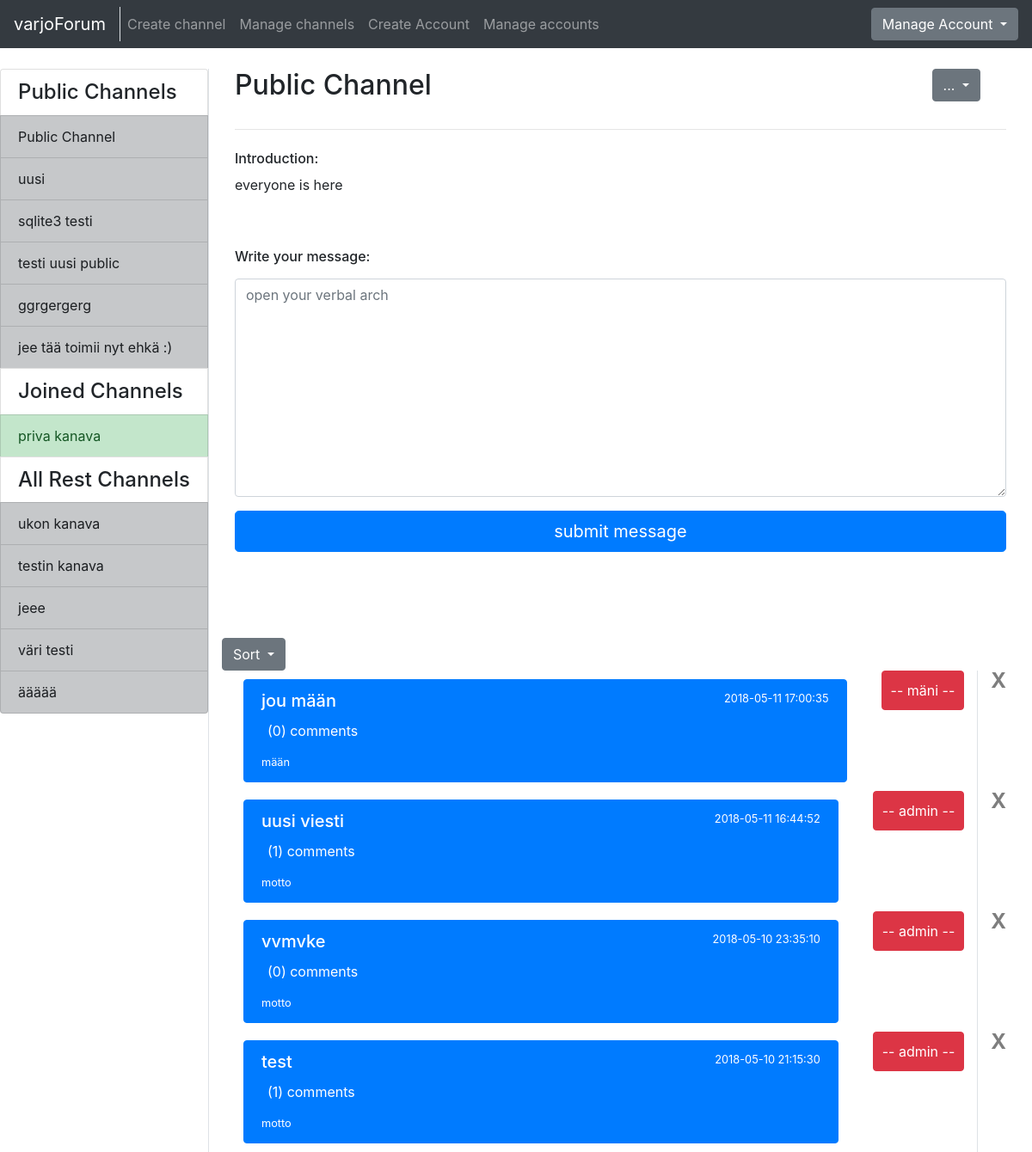
Screenshot of /channels/1/first/ (signed in) with the database file from the repository.
### application/channels/models.py (models this page shows, shortened)
class Channel(Base):
    name = db.Column(db.String(144), nullable=False)
    introduction = db.Column(db.Text, nullable=False)
    master_id = db.Column(db.Integer, nullable=False)
    public = db.Column(db.Boolean, nullable=False)
    messages = db.relationship("Message", backref='Channel', lazy=True)
    accounts = db.relationship('Account', secondary=accounts, lazy='subquery',
        backref=db.backref('channels', lazy=True))
    @staticmethod
    def get_my_channels(account_id):
        stmt = text("SELECT Channel.id, Channel.name, Channel.master_id"
                    " FROM Channel, Account, Accounts"
                    " WHERE Channel.id = Accounts.channel_id"
                    " AND Channel.public = False"
                    " AND Account.id = Accounts.account_id"
                    " AND Account.id = :account_id"
                    " ORDER BY Channel.name").params(account_id=account_id)
        res = db.engine.execute(stmt)
        response = []
        for row in res:
            response.append({"channel_id":row[0], "channel_name":row[1], "master_id":row[2]})
        return response
    @staticmethod
    def get_channels_where_not_in(account_id):
        stmt = text("SELECT channel.id, channel.name, channel.public"
                    " FROM Channel"
                    " WHERE Channel.id NOT IN ("
                        " SELECT Channel.id"
                            " FROM Channel, Account, Accounts"
                            " WHERE Channel.id = Accounts.channel_id"
                            " AND Account.id = Accounts.account_id"
                            " AND Account.id = :account_id"
                            " )").params(account_id=account_id)
        res = db.engine.execute(stmt)
        response = []
        for row in res:
            response.append({"id":row[0], "name":row[1], "public":row[2]})
        return response
    @staticmethod
    def is_joined(channel_id, account_id):
        stmt = text("SELECT Channel.id"
                    " FROM Channel, Account, Accounts"
                    " WHERE Channel.id = :channel_id"
                    " AND Channel.id = Accounts.channel_id"
                    " AND Account.id = :account_id"
                    " AND Account.id = Accounts.account_id").params(channel_id=channel_id, account_id=account_id)
        res = db.engine.execute(stmt)
        response = False
        for row in res:
            if row[0] == int(channel_id):
                response = True
        return response
    @staticmethod
    def get_all_publics():
        stmt = text("SELECT Channel.id, Channel.name"
                    " FROM Channel"
                    " WHERE Channel.public = True")
        res = db.engine.execute(stmt)
        response = []
        for row in res:
            response.append({"id":row[0], "name":row[1]})
        return response
    @staticmethod
    def count_accounts(channel_id):
        stmt = text("SELECT COUNT(*) FROM Accounts WHERE Accounts.channel_id = :channel_id").params(channel_id=channel_id)
        res = db.engine.execute(stmt)
        response = 0
        for row in res:
            response = row[0]
        print(response)
        return response

### application/messages/models.py (models this page shows, shortened)
class Message(Base):
    body = db.Column(db.Text, nullable=False)
    writer = db.Column(db.String(144), nullable=False)
    account_id = db.Column(db.Integer, db.ForeignKey('account.id'), nullable=False)
    channel_id = db.Column(db.Integer, db.ForeignKey('channel.id'), nullable=False)
    comments = db.relationship("Comment", backref='message', lazy=True)
    @staticmethod
    def count_how_many_comments_get_first(channel_id):
        stmt = text("SELECT Channel.id, Message.id, Channel.name, Message.body, COUNT(Comment.id), Message.writer, Message.date_created, Message.account_id, Account.motto, Account.id"
                    " FROM Channel, Account, Message"
                    " LEFT JOIN Comment ON Comment.message_id = Message.id"
                    " WHERE Channel.id = Message.channel_id"
                    " and Channel.id = :channel_id"
                    " AND Account.id = Message.account_id"
                    " GROUP BY Channel.id, Account.id, Message.id"
                    " ORDER BY Message.date_created DESC").params(channel_id=channel_id)
        res = db.engine.execute(stmt)
        response = []
        for row in res:
            response.append({"channel_id":row[0],
                            "message_id":row[1],
                            "channel_name":row[2],
                            "body":row[3],
                            "comment_count":row[4],
                            "writer":row[5],
                            "date":row[6],
                            "account_id":row[7],
                            "account_motto":row[8],
                            "account_id":row[9] })
        return response

### application/auth/models.py (models this page shows, shortened)
class Account(Base):
    username = db.Column(db.String(144), nullable=False)
    password = db.Column(db.String(144), nullable=False)
    motto = db.Column(db.String(144), nullable=False)
    admin = db.Column(db.Boolean, nullable=False)
    email = db.Column(db.String(144), nullable=False)
    messages = db.relationship("Message", backref='account', lazy=True)
    comments = db.relationship("Comment", backref='account', lazy=True)

### application/channels/views.py (the view)
@app.route("/channels/<channel_id>/<sort>/", methods=["GET"])
@login_required
def one_channel_index(channel_id, sort):
    query = []
    account_count = Channel.count_accounts(channel_id)
    if sort == 'first':
        query= Message.count_how_many_comments_get_first(channel_id)
    elif sort == 'last':
        query = Message.count_how_many_comments_get_last(channel_id)
    return render_template("channels/channel.html",
                            messageform = MessageForm(),
                            channel = Channel.query.get(channel_id),
                            que = query ,
                            my_channels=Channel.get_my_channels(current_user.id),
                            all_channels=Channel.get_channels_where_not_in(current_user.id),
                            allready_join = Channel.is_joined(channel_id, current_user.id),
                            public_channels=Channel.get_all_publics(),
                            account_count=account_count)

### application/messages/forms.py
class MessageForm(FlaskForm):
    body = TextAreaField("Write your message: ", [validators.Length(min=2)])
    class Meta:
        csrf = False

### application/__init__.py (called while the page is built)
@login_manager.user_loader
def load_user(account_id):
  return Account.query.get(account_id)

### application/templates/channels/channel.html (shortened to what this page needs)
{% extends "layout.html" %}
{% block body %}
<div class="container">
  <div class="row">
    <div class="col">
      <h2>{{ channel.name }}</h2>
    </div>
    {% if current_user.admin == True or current_user.id == channel.master_id %}
    <div class="col-md-auto">
      <div class="btn-group" role="group">
        <button id="btnGroupDrop2" type="button" class="btn btn-secondary dropdown-toggle" data-toggle="dropdown" aria-haspopup="true"
            aria-expanded="false">
          ...
        </button>
      </div>
    </div>
    {% endif %}
    <div class="col-md-auto">
    </div>
  </div>
  <hr class="my-4">
  <div class="row">
    <div class="col">
      <h6>Introduction:</h6>
      <p>{{ channel.introduction }}</p>
    </div>
  </div>
  <div class="row">
  </div>
  {% if allready_join == True or current_user.admin == True or channel.public == True %}
  <div class="row">
    <div class="col">
      {% if current_user.is_authenticated %}
        <form method="POST" action="{{ url_for('messages_create', channel_id=channel.id) }}" name="messageform"
            style="padding-bottom: 100px; padding-top: 30px">
          <div class="form-group">
            <h6>{{ messageform.body.label }}</h6>
            {{ messageform.body(class="form-control", rows=10, placeholder="open your verbal arch") }}
          </div>
          <button type="submit" class="btn btn-primary btn-lg btn-block" >submit message</button>
        </form>
      {% endif %}
      {% if not que %}
      <p>No messages yet</p>
      {% else %}
      <div class="row">
          <div class="btn-group" role="group">
            <button id="btnGroupDrop1" type="button" class="btn btn-secondary dropdown-toggle" data-toggle="dropdown" aria-haspopup="true"
                aria-expanded="false">
              Sort
            </button>
          </div>
      </div>
      {% endif %}
      {% for message in que %}
      <div class="row">
        <div class="col">
          <div class="list-group" style="padding: 10px">
            <a href="{{ url_for('message_index', channel_id=channel.id, message_id=message.message_id) }}"
                class="list-group-item list-group-item-action flex-column align-items-start active">
              <div class="d-flex w-100 justify-content-between">
                <h5 class="mb-1">{{ message.body }}</h5>
                <small>{{ message.date }}</small>
              </div>
              <p class="mb-1" style="padding: 7px">({{ message.comment_count }}) comments</p>
              <small>{{ message.account_motto }}</small>
            </a>
          </div>
        </div>
        <div class="col-md-auto">
          <a href="{{ url_for('single_account_index', account_id=message.account_id)}}" class="btn btn-danger" style="padding: 10px">-- {{ message.writer }} --</a>
        </div>
        <div class="border-left">
          <div class="col-md-auto">
            {% if current_user.admin == True or current_user.id == message.account_id %}
            <form action="{{ url_for('delete_message', channel_id=channel.id, message_id=message.message_id) }}" method="POST">
              <button type="submit" class="close">X</button>
            </form>
            {% endif %}
          </div>
        </div>
      </div>
      {% endfor %}
    </div>
  </div>
  {% endif %}
</div>
{% endblock %}

### application/templates/layout.html (shortened to what this page needs)
<!DOCTYPE html>
  <html>
    <head>
      <link rel="stylesheet" href="https://maxcdn.bootstrapcdn.com/bootstrap/4.0.0/css/bootstrap.min.css">
    </head>
    <body>
      <nav class="navbar navbar-expand-md navbar-dark bg-dark mb-4">
        <div class="border-right">
          <a class="navbar-brand" href="{{ url_for('index') }}">varjoForum</a>
        </div>
        <div class="collapse navbar-collapse" id="navbarCollapse">
          <ul class="navbar-nav mr-auto">
            {% if current_user.is_authenticated %}
              <li class="nav-item">
                <a class="nav-link" href="{{ url_for('channels_create') }}">Create channel</a>
              </li>
            {% endif %}
            {% if current_user.admin == True %}
              <li class="nav-item">
                <a href="{{ url_for('channel_manager') }}" class="nav-link">Manage channels</a>
              </li>
              <li class="nav-item">
                <a href="{{ url_for('account_create') }}" class="nav-link">Create Account</a>
              </li>
              <li class="nav-item">
                <a class="nav-link" href="{{ url_for('account_list') }}">Manage accounts</a>
              </li>
            {% endif %}
          </ul>
            {% if current_user.is_authenticated %}
            <div class="btn-group">
              <button type="button" class="btn btn-secondary dropdown-toggle" data-toggle="dropdown" aria-haspopup="true" aria-expanded="false">
                  Manage Account
              </button>
            </div>
            {% else %}
            <a class="btn btn-success" href="{{ url_for('auth_login') }}">Login</a>
            {% endif %}
        </div>
      </nav>
      <div class="container-fluid" >
        <div class="row">
            <div class="border-right">
              <div class="col-sx" >
                <div style="float: left">
                  <div class="list-group">
                  {% if current_user.is_authenticated %}
                    <h4 class="list-group-item">Public Channels</h4>
                    {% for public in public_channels %}
                      <a href="{{ url_for('one_channel_index', channel_id=public.id, sort='first') }}"
                          class="list-group-item list-group-item-action list-group-item-dark">
                        {{ public.name }}
                      </a>
                    {% endfor %}
                    {% if my_channels %}
                      <h4 class="list-group-item">Joined Channels</h4>
                    {% endif %}
                    {% for my_channel in my_channels %}
                      {% if my_channel.master_id == current_user.id %}
                      <a href="{{ url_for('one_channel_index', channel_id=my_channel.channel_id, sort='first') }}"
                          class="list-group-item list-group-item-action list-group-item-success">
                        {{ my_channel.channel_name }}
                      </a>
                      {% else %}
                      <a href="{{ url_for('one_channel_index', channel_id=my_channel.channel_id, sort='first') }}"
                          class="list-group-item list-group-item-action list-group-item-dark">
                        {{ my_channel.channel_name }}
                      </a>
                      {% endif %}
                    {% endfor %}
                    <h4 class="list-group-item">All Rest Channels</h4>
                {% else %}
                {% if all_channels %}
                <h4 class="list-group-item">All Channels</h4>
                {% endif %}
                {% endif %}
                {% for channel in all_channels %}
                  {% if channel.public == False %}
                  <a href="{{ url_for('one_channel_index', channel_id=channel.id, sort='first') }}"
                      class="list-group-item list-group-item-action list-group-item-dark">
                    {{ channel.name }}
                  </a>
                  {% endif %}
                {% endfor %}
              </div>
              </div>
              </div>
          </div>
          <div class="col">
            {% block body %}{% endblock %}
          </div>
        </div>
    </body>
  </html>

### rows the page displays
Channel: name "Public Channel", introduction "everyone is here"
Channel: name "uusi"
Channel: name "sqlite3 testi"
Channel: name "testi uusi public"
Channel: name "ggrgergerg"
Channel: name "jee tää toimii nyt ehkä :)"
Channel: channel_name "priva kanava"
Channel: name "ukon kanava"
Channel: name "testin kanava"
Channel: name "jeee"
Channel: name "väri testi"
Channel: name "äääää"
Message: body "jou mään", date "2018-05-11 17:00:35", comment_count "0", account_motto "mään", writer "mäni"
Message: body "uusi viesti", date "2018-05-11 16:44:52", comment_count "1", account_motto "motto", writer "admin"
Message: body "vvmvke", date "2018-05-10 23:35:10", comment_count "0", account_motto "motto", writer "admin"
Message: body "test", date "2018-05-10 21:15:30", comment_count "1", account_motto "motto", writer "admin"

### other values shown
{{ messageform.body.label }} "Write your message:"
